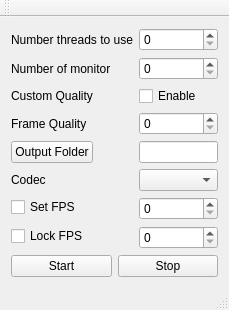
<?xml version="1.0" encoding="UTF-8"?>
<ui version="4.0">
 <class>MainWindow</class>
 <widget class="QMainWindow" name="MainWindow">
  <property name="geometry">
   <rect>
    <x>0</x>
    <y>0</y>
    <width>229</width>
    <height>284</height>
   </rect>
  </property>
  <property name="windowTitle">
   <string>MainWindow</string>
  </property>
  <widget class="QWidget" name="centralWidget">
   <layout class="QFormLayout" name="formLayout">
    <item row="0" column="0">
     <widget class="QLabel" name="label_threads">
      <property name="text">
       <string>Number threads to use</string>
      </property>
     </widget>
    </item>
    <item row="0" column="1">
     <widget class="QSpinBox" name="spinBoxThreads"/>
    </item>
    <item row="1" column="0">
     <widget class="QLabel" name="labelMonitors">
      <property name="text">
       <string>Number of monitor</string>
      </property>
     </widget>
    </item>
    <item row="1" column="1">
     <widget class="QSpinBox" name="spinBoxMonitors"/>
    </item>
    <item row="2" column="0">
     <widget class="QLabel" name="label">
      <property name="text">
       <string>Custom Quality</string>
      </property>
     </widget>
    </item>
    <item row="2" column="1">
     <widget class="QCheckBox" name="checkBoxQuality">
      <property name="text">
       <string>Enable</string>
      </property>
     </widget>
    </item>
    <item row="3" column="0">
     <widget class="QLabel" name="labelQuality">
      <property name="text">
       <string>Frame Quality</string>
      </property>
     </widget>
    </item>
    <item row="3" column="1">
     <widget class="QSpinBox" name="spinBoxQuality"/>
    </item>
    <item row="4" column="0">
     <widget class="QPushButton" name="pushButtonFile">
      <property name="text">
       <string>Output Folder</string>
      </property>
     </widget>
    </item>
    <item row="4" column="1">
     <widget class="QLineEdit" name="lineEditFolder"/>
    </item>
    <item row="6" column="0">
     <widget class="QCheckBox" name="checkBoxSetFPS">
      <property name="text">
       <string>Set FPS</string>
      </property>
     </widget>
    </item>
    <item row="6" column="1">
     <widget class="QSpinBox" name="spinBoxFPS"/>
    </item>
    <item row="7" column="0">
     <widget class="QCheckBox" name="checkBoxLockFPS">
      <property name="text">
       <string>Lock FPS</string>
      </property>
     </widget>
    </item>
    <item row="7" column="1">
     <widget class="QSpinBox" name="spinBoxLockFPS"/>
    </item>
    <item row="9" column="0" colspan="2">
     <layout class="QHBoxLayout" name="horizontalLayout">
      <item>
       <widget class="QPushButton" name="buttonStart">
        <property name="text">
         <string>Start</string>
        </property>
       </widget>
      </item>
      <item>
       <widget class="QPushButton" name="buttonStop">
        <property name="text">
         <string>Stop</string>
        </property>
       </widget>
      </item>
     </layout>
    </item>
    <item row="5" column="0">
     <widget class="QLabel" name="labelCodec">
      <property name="text">
       <string>Codec</string>
      </property>
     </widget>
    </item>
    <item row="5" column="1">
     <widget class="QComboBox" name="comboCodecBox"/>
    </item>
   </layout>
  </widget>
  <widget class="QMenuBar" name="menuBar">
   <property name="geometry">
    <rect>
     <x>0</x>
     <y>0</y>
     <width>229</width>
     <height>21</height>
    </rect>
   </property>
  </widget>
  <widget class="QToolBar" name="mainToolBar">
   <attribute name="toolBarArea">
    <enum>TopToolBarArea</enum>
   </attribute>
   <attribute name="toolBarBreak">
    <bool>false</bool>
   </attribute>
  </widget>
  <widget class="QStatusBar" name="statusBar"/>
 </widget>
 <layoutdefault spacing="6" margin="11"/>
 <resources/>
 <connections/>
</ui>
